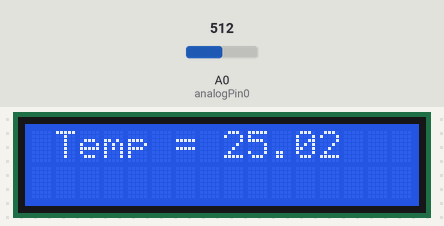
This sketch was run on a simulated Arduino Uno, built with avr-gcc and run on an emulated ATmega328P. On the bench: 16×2 character LCD. The inputs (shaded band) are chosen by the test bench; at power-on: A0 (analogPin0) = 512. What the sketch prints to the serial monitor is not drawn.

Above: at 1.2 s.
1.3 s: A0 (analogPin0) set to 716
At 2.6 s:
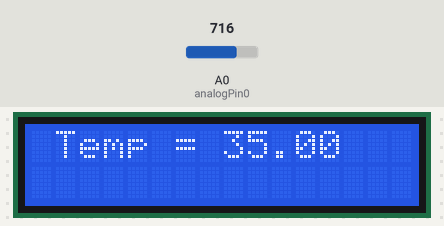
2.9 s: A0 (analogPin0) set to 900
At 3.4 s:
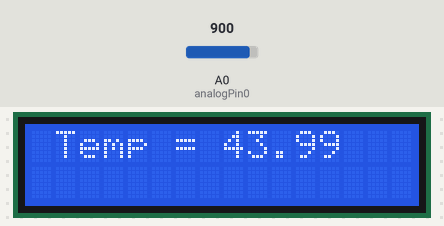
4.4 s: A0 (analogPin0) set to 1023
At 5.5 s:
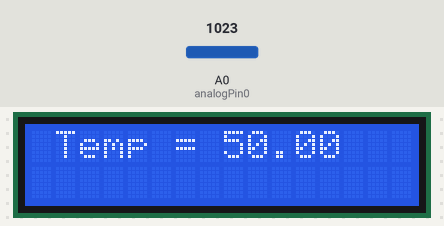
Timing chart, 0 to 7.4 s (numbered marks = the images above; inputs shaded):
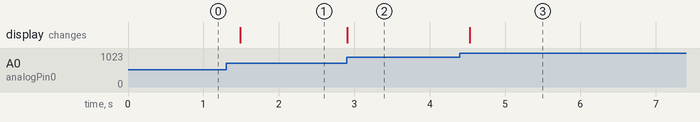

The sketch:

Temperatura.ino
```cpp
#include <LiquidCrystal.h> // include the library code:
LiquidCrystal lcd(12, 11, 5, 4, 3, 2); // initialize the interface pins

int analogPin0 = A0;
int analogPin1 = A1;

void setup() {
     Serial.begin(9600);
     pinMode(analogPin0, INPUT);
     pinMode(analogPin1, INPUT);
     lcd.begin(16, 2);
}
void loop() {
  double lectura0 = analogRead(analogPin0);
  //double lectura1 = analogRead(analogPin1);
  double temp0 = (lectura0 * (50.0 / 1023.0));
  //double temp1 = (lectura1 * (500.0 / 1023.0));
  //tMap = (xPos-511)/512;

  Serial.print(lectura0);
  Serial.print(" \t");
  //Serial.print(lectura1);
  //Serial.print(" \t");
  Serial.println(temp0);
  //Serial.print(" \t");
  //Serial.println(temp1);

  lcd.setCursor(1, 0);
  lcd.print("Temp = ");
  lcd.print(temp0);

  delay(200);

}
```

Measured:
- after the input at 1.3 s, the display: changes after 0.19 s (image 1)
- after the input at 2.9 s, the display: changes at once (image 2)
- after the input at 4.4 s, the display: changes after 0.13 s (image 3)
